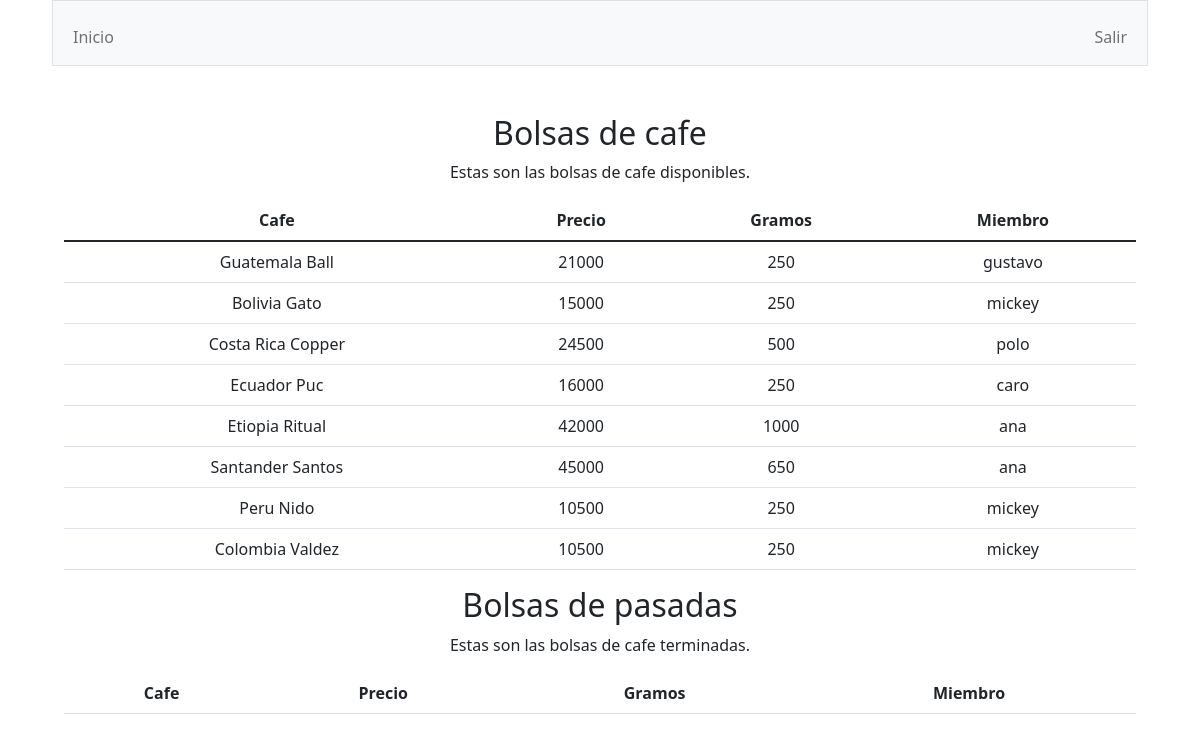
Before: /bolsas (signed in) with the older database file.
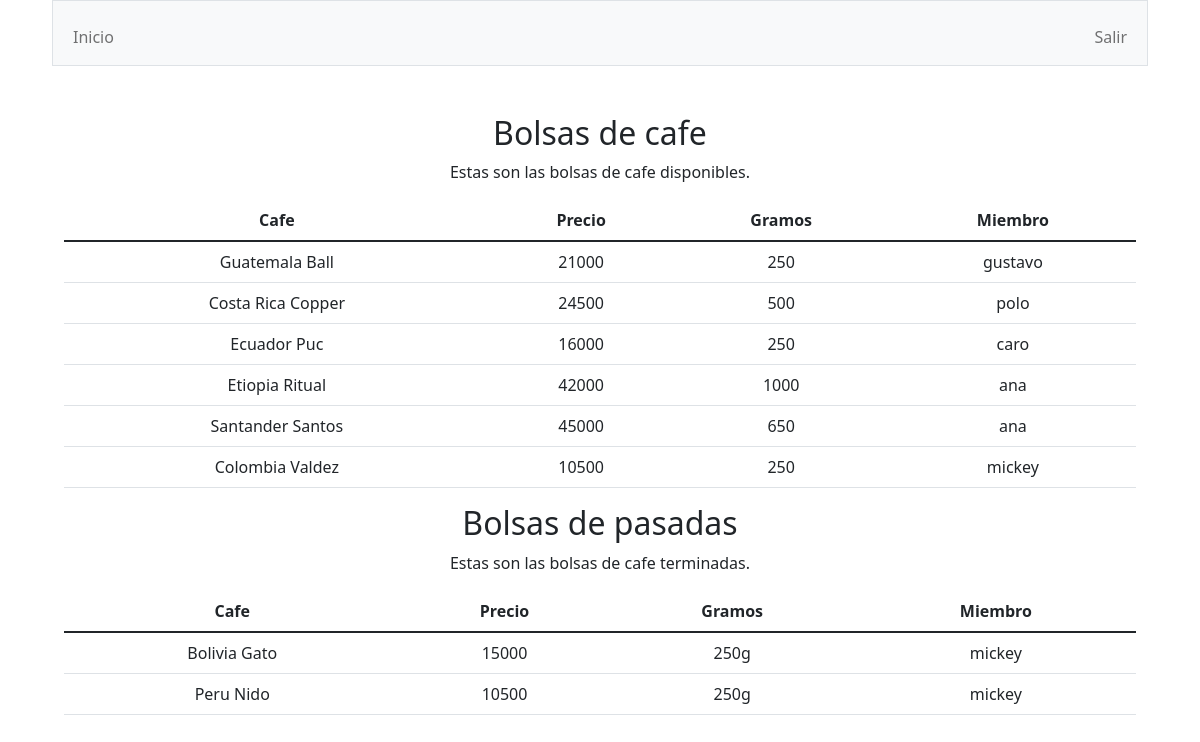
After: the same page with the newer database file.
### tables this page shows
CREATE TABLE bolsas ( id INTEGER PRIMARY KEY AUTOINCREMENT NOT NULL, user_id INTEGER, origin TEXT, price INTEGER, grams INTEGER, toaster TEXT NOT NULL, date DATE, active TEXT NOT NULL, FOREIGN KEY(user_id) REFERENCES users(id));

CREATE TABLE users (id INTEGER PRIMARY KEY AUTOINCREMENT NOT NULL, username TEXT NOT NULL, hash TEXT NOT NULL);

### app.py (the view)
@app.route("/bolsas")
@login_required
def bolsas():
    bolsas = db.execute("SELECT origin, toaster, price AS precio, date AS fecha, users.id AS miembro, active, grams FROM bolsas JOIN users ON bolsas.user_id = users.id ")
    for bolsa in bolsas:
        n=bolsa["miembro"]
        temp = username(n)
        bolsa["miembro"]=temp
    bolsas_activas = []
    bolsas_pasadas = []
    for bolsa in bolsas:
        if bolsa["active"]=="YES":
            bolsas_activas.append(bolsa)
        else:
            bolsas_pasadas.append(bolsa)
    return render_template("bolsas.html", activas = bolsas_activas, pasadas = bolsas_pasadas)

### app.py (called while the page is built)
@app.after_request
def after_request(response):
    response.headers["Cache-Control"] = "no-cache, no-store, must-revalidate"
    response.headers["Expires"] = 0
    response.headers["Pragma"] = "no-cache"
    return response

### helpers.py (called while the page is built)
def login_required(f):
    @wraps(f)
    def decorated_function(*args, **kwargs):
        if session.get("user_id") is None:
            return redirect("/login")
        return f(*args, **kwargs)
    return decorated_function

def username(n):
    n = int(n)
    query = db.execute("SELECT username FROM users WHERE id=?", n)
    return query[0]["username"]

### templates/bolsas.html (shortened to what this page needs)
{% extends "layout.html" %}
{% block main %}
<h2> Bolsas de cafe  </h2>
<p> Estas son las bolsas de cafe disponibles.  </p>
<table class="table">
	<thead class="thead-dark">
	<tr>
		<th scope="col"> Cafe </th>
		<th scope="col"> Precio  </th>
		<th scope="col"> Gramos  </th>
		<th scope="col"> Miembro </th>
	</tr>
	</thead>
	<tbody>
		{% for bolsa in activas %}
		<tr>
		<td> {{bolsa.origin}} {{bolsa.toaster}} </td>
		<td> {{ bolsa.precio}} </td>
		<td> {{ bolsa.grams}} </td>
		<td> {{ bolsa.miembro}} </td>
		</tr>
		{% endfor %}
	</tbody>
</table>
<h2> Bolsas de pasadas  </h2>
<p> Estas son las bolsas de cafe terminadas.  </p>
<table class="table">
	<thead class="thead-dark">
	<tr>
		<th scope="col"> Cafe </th>
		<th scope="col"> Precio  </th>
		<th scope="col"> Gramos  </th>
		<th scope="col"> Miembro </th>
	</tr>
	</thead>
	<tbody>
		{% for bolsa in pasadas %}
		<tr>
		<td> {{bolsa.origin}} {{bolsa.toaster}} </td>
		<td> {{ bolsa.precio}} </td>
		<td> {{ bolsa.grams}}g </td>
		<td> {{ bolsa.miembro}} </td>
		</tr>
		{% endfor %}
	</tbody>
</table>
{% endblock %}

### templates/layout.html (shortened to what this page needs)
<!DOCTYPE html>
<html lang="en">
    <head>
        <link href="https://cdn.jsdelivr.net/npm/bootstrap@5.1.3/dist/css/bootstrap.min.css" rel="stylesheet">
        <link href="/static/styles.css" rel="stylesheet">
    </head>
    <body>
        <nav class="bg-light border navbar navbar-expand-md navbar-light">
            <div class="container-fluid">
                <div class="collapse navbar-collapse" id="navbar">
                    {% if session["user_id"] %}
                        <ul class="navbar-nav me-auto mt-2">
                            <li class="nav-item"><a class="nav-link" href="/">Inicio</a></li>
                        </ul>
                        <ul class="navbar-nav ms-auto mt-2">
                            <li class="nav-item"><a class="nav-link" href="/logout">Salir</a></li>
                        </ul>
                    {% else %}
                        <ul class="navbar-nav ms-auto mt-2">
                            <li class="nav-item"><a class="nav-link" href="/register">Registrar</a></li>
                            <li class="nav-item"><a class="nav-link" href="/login">Entrar</a></li>
                        </ul>
                    {% endif %}
                </div>
            </div>
        </nav>
        <main class="container-fluid py-5 text-center">
            {% block main %}{% endblock %}
        </main>
    </body>
</html>

### static/styles.css (style rules this page uses)
body { margin-right: 3.25rem; margin-left: 3.25rem; }
p { border: 0.25rem brown; }

Changed rows visible on the page:
changed bolsas "Bolivia": moves from the list under "Bolsas de cafe" to the list under "Bolsas de pasadas"
changed bolsas "Peru": moves from the list under "Bolsas de cafe" to the list under "Bolsas de pasadas"
